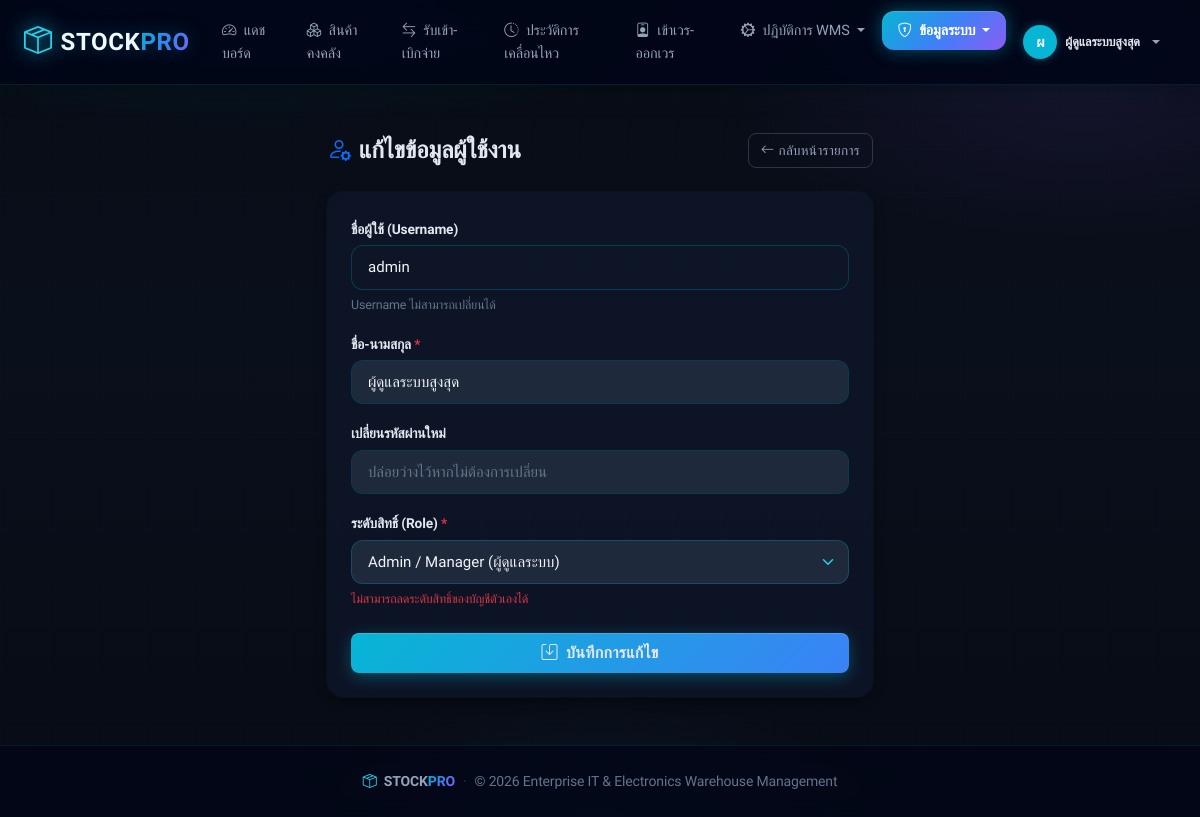
The page /user_edit.php?id=1 (signed in) on the database its author committed.
### tables this page shows
CREATE TABLE IF NOT EXISTS `users` (
  `id` INT AUTO_INCREMENT PRIMARY KEY,
  `username` VARCHAR(50) NOT NULL UNIQUE,
  `password` VARCHAR(255) NOT NULL,
  `fullname` VARCHAR(100) NOT NULL,
  `bio` TEXT NULL,
  `phone` VARCHAR(30) NULL,
  `avatar_color` VARCHAR(20) NULL DEFAULT '#06b6d4',
  `avatar_path` VARCHAR(255) NULL,
  `role` ENUM('admin', 'staff') NOT NULL DEFAULT 'staff',
  `created_at` TIMESTAMP DEFAULT CURRENT_TIMESTAMP
);

### user_edit.php (the view, shortened to what this page needs)
<?php
require_once 'header.php';
require_once 'db.php';
$id = filter_input(INPUT_GET, 'id', FILTER_VALIDATE_INT);
$stmt = $pdo->prepare("SELECT id, username, fullname, role FROM users WHERE id = ?");
$stmt->execute([$id]);
$user = $stmt->fetch();
?>
<div class="container py-5">
    <div class="row justify-content-center">
        <div class="col-md-6">
            <div class="d-flex justify-content-between align-items-center mb-4">
                <h4 class="fw-bold mb-0"><i class="bi bi-person-gear text-primary me-2"></i>แก้ไขข้อมูลผู้ใช้งาน</h4>
                <a href="users.php" class="btn btn-outline-secondary btn-sm"><i class="bi bi-arrow-left me-1"></i>กลับหน้ารายการ</a>
            </div>
            <div class="card border-0 shadow-sm rounded-4">
                <div class="card-body p-4">
                    <form action="user_action.php" method="POST">
                        <div class="mb-3">
                            <label class="form-label small fw-semibold">ชื่อผู้ใช้ (Username)</label>
                            <input type="text" class="form-control bg-light" value="<?= htmlspecialchars($user['username']) ?>" disabled>
                            <div class="form-text">Username ไม่สามารถเปลี่ยนได้</div>
                        </div>
                        <div class="mb-3">
                            <label class="form-label small fw-semibold">ชื่อ-นามสกุล <span class="text-danger">*</span></label>
                            <input type="text" name="fullname" class="form-control" value="<?= htmlspecialchars($user['fullname']) ?>" required>
                        </div>
                        <div class="mb-3">
                            <label class="form-label small fw-semibold">เปลี่ยนรหัสผ่านใหม่</label>
                            <input type="password" name="password" class="form-control" minlength="6" placeholder="ปล่อยว่างไว้หากไม่ต้องการเปลี่ยน">
                        </div>
                        <div class="mb-4">
                            <label class="form-label small fw-semibold">ระดับสิทธิ์ (Role) <span class="text-danger">*</span></label>
                            <select name="role" class="form-select" required <?= ($user['id'] == $_SESSION['user_id']) ? 'disabled' : '' ?>>
                                <option value="admin" <?= $user['role'] === 'admin' ? 'selected' : '' ?>>Admin / Manager (ผู้ดูแลระบบ)</option>
                            </select>
                            <?php if ($user['id'] == $_SESSION['user_id']): ?>
                                <div class="form-text text-danger">ไม่สามารถลดระดับสิทธิ์ของบัญชีตัวเองได้</div>
                            <?php endif; ?>
                        </div>
                        <button type="submit" class="btn btn-primary w-100 py-2 rounded-3 fw-semibold">
                            <i class="bi bi-save me-1"></i> บันทึกการแก้ไข
                        </button>
                    </form>
                </div>
            </div>
        </div>
    </div>
</div>
<?php require_once 'footer.php'; ?>

### rows shown on the page
users: username "admin", fullname "ผู้ดูแลระบบสูงสุด", role "Admin / Manager (ผู้ดูแลระบบ)"

### other values the page prints
$_nav_initial "ผ"
$_SESSION['fullname'] "ผู้ดูแลระบบสูงสุด"
